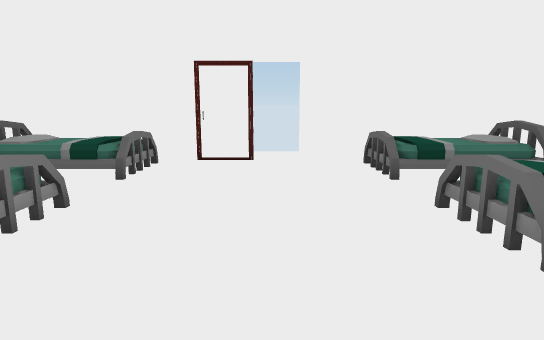
[1] (above)

12 first-person views from a walk through a scene from a Unity 3-D project. The camera is 1.4 m above the floor, tilts 10° down and sees 75° across. The floor is counted in squares, 1 m on a side. Each view is taken from the middle of a square. On the plan, view 1 faces up. The plan holds only what a view shows up to about 15 squares ahead; the rest is blank. The place goes on beyond the plan. The player character is not drawn. Some animated figures are left out.

[2]
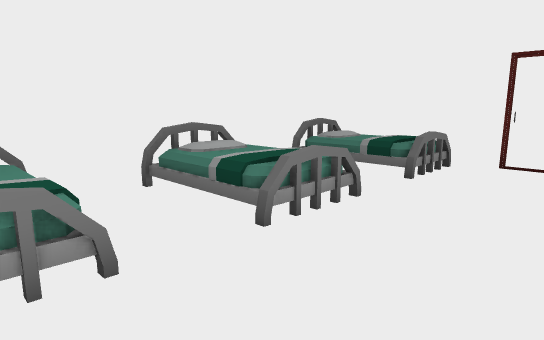

[3]
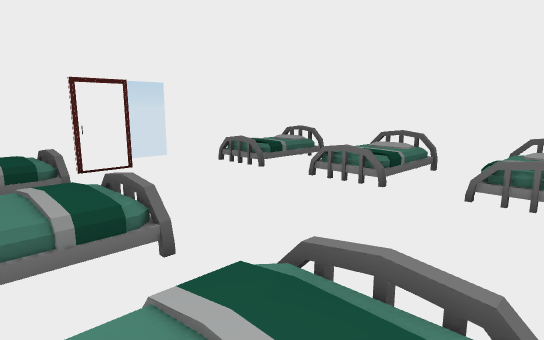

[4]
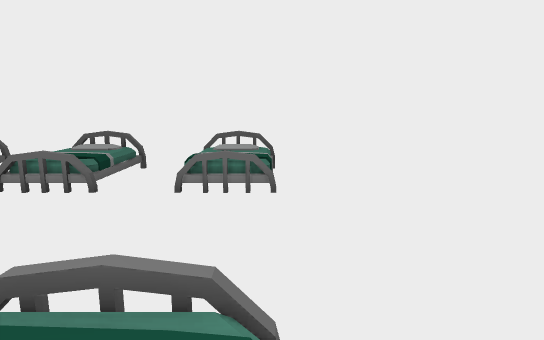

[5]
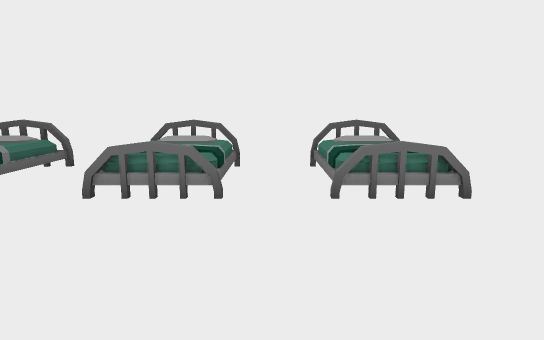

[6]
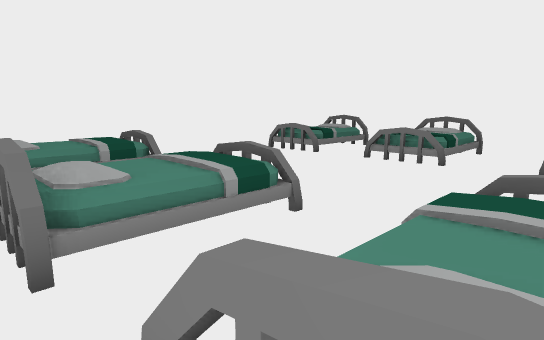

[7]
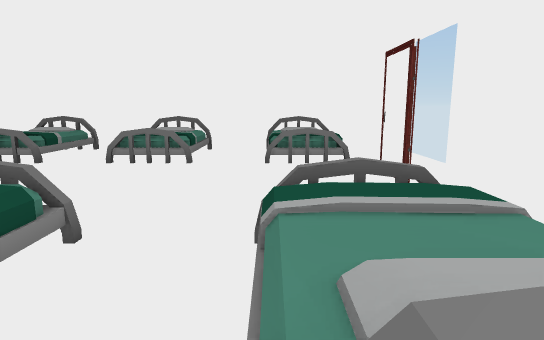

[8]
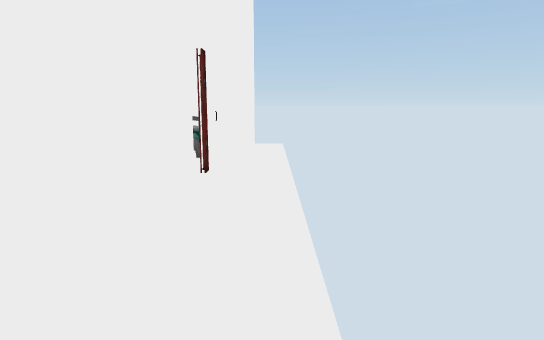

[9]
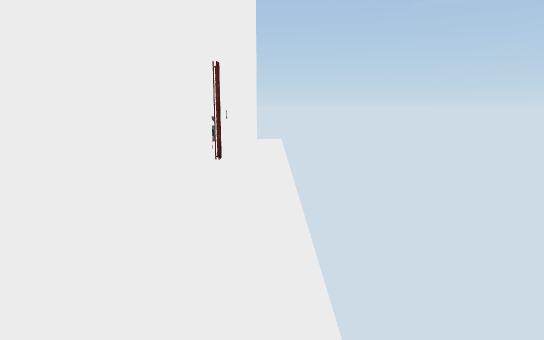

[10]
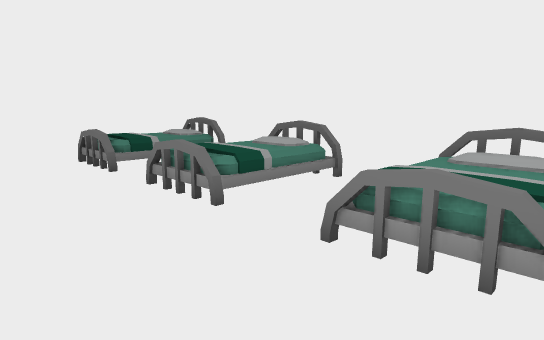

[11]
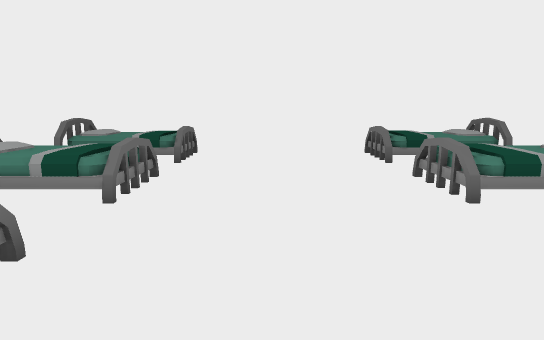

[12]
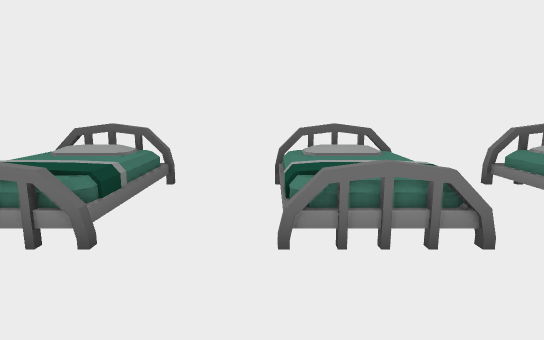

### Floor plan
Key: @ floor where view 1 was taken; # wall or solid block; x gap in a wall; . main floor; : floor 0.25 m higher than the main floor; + floor 0.5 m higher than the main floor; * floor 0.75 m higher than the main floor; / step, stairs or slope; O other object.
Columns run from 7 left of view 1 to 9 right of it. Each row starts with its distance up from view 1.
 11  .............. .
 10 x.......###.###
  9 #OOOO##...OOO.#
  8 #OOOO....OOOO.#
  7 #OOOO.....OOO.#
  6 #.............#
  5 #OOO......OOO.#
  4 #OOOO.....OOO.#
  3 #OOOO.....OOO.#
  2 #.............#
  1 #O..:.......O.#
  0 #   /..@..*  .#
 -1  #///.....+++.#
 -2  ##############

Positions as (right, up) in squares from view 1, and headings:
1: (0, 0), facing up
2: (0, 0), facing up-left
3: (-5, -1), facing up-right
4: (-5, -1), facing right
5: (-3, 2), facing right
6: (6, 8), facing down-left
7: (6, 7), facing left
8: (7, 11), facing left
9: (9, 11), facing left
10: (0, 9), facing down-left
11: (0, 10), facing down
12: (-1, 5), facing right
